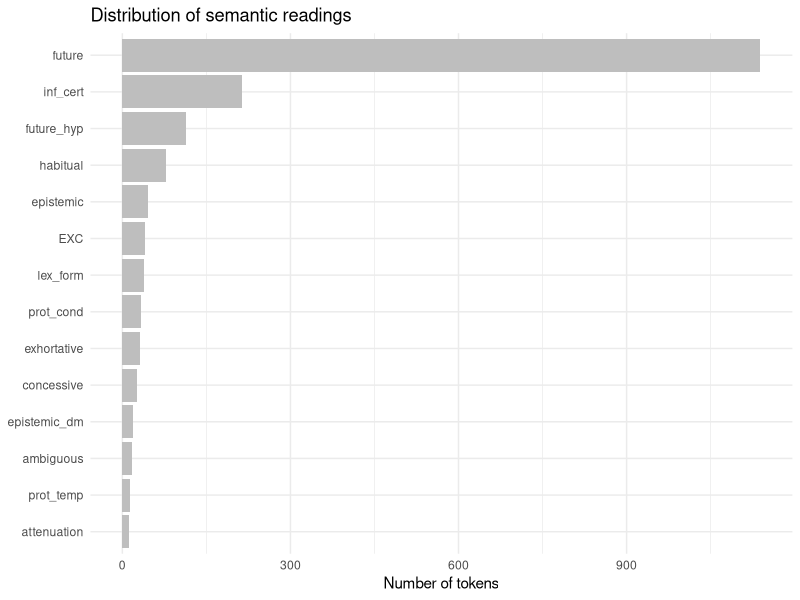
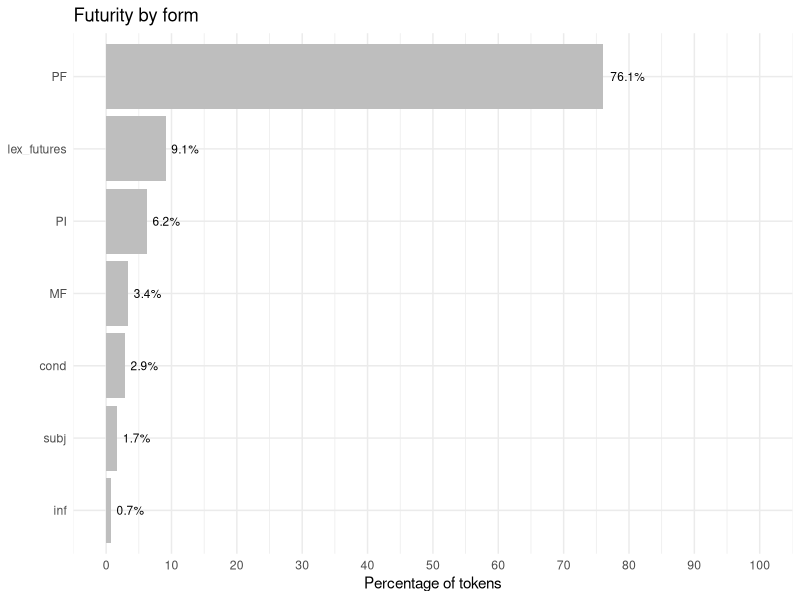
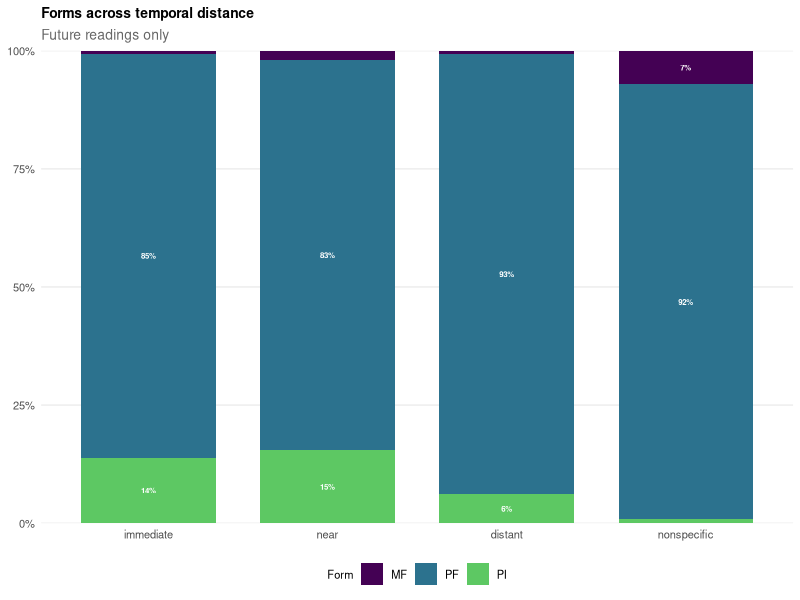
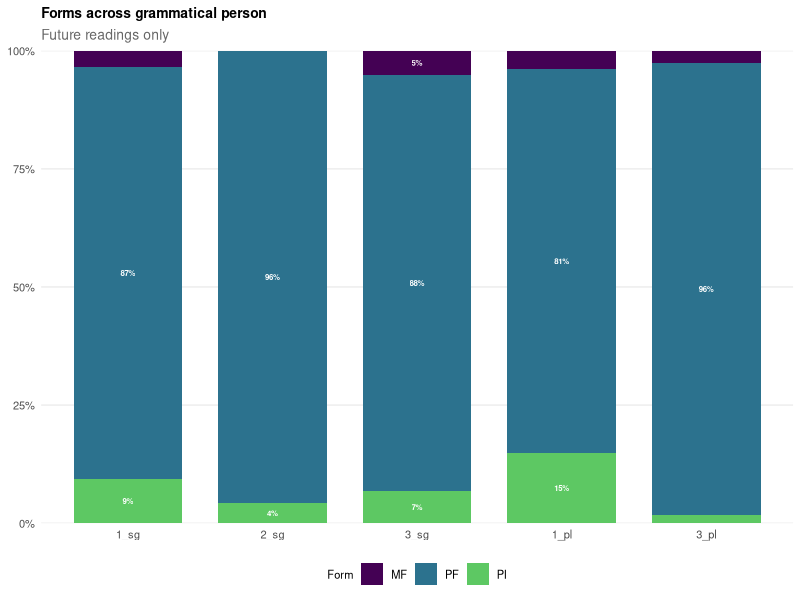
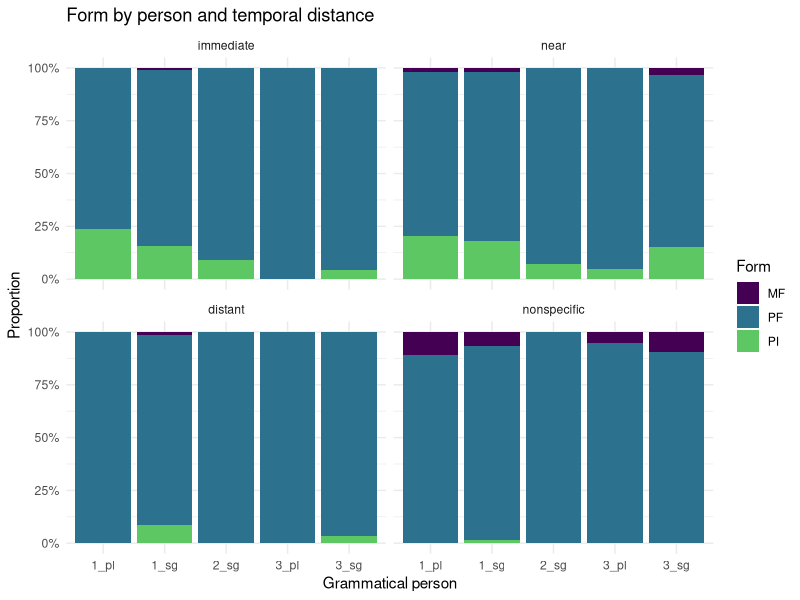

Write R code to recreate these figures, in order.
# ----- Do descriptive stats ---------------------------------------------------
#
# This script contains the code used to do descriptive stats for Study 1.
#
# ------------------------------------------------------------------------------

# ----- 1. Load libraries ------------------------------------------------------
library("here")
library("readxl")
library("tidyverse")
library("dplyr")
library("ggplot2")
library("scales")
# ------------------------------------------------------------------------------



# ----- 2. Load data -----------------------------------------------------------
data_raw <- read_excel(here("study_1", "data", "corpus_bls_raw.xlsx"))
# ------------------------------------------------------------------------------



# ----- 3. Check and tidy data  ------------------------------------------------
# Visualize data
glimpse(data_raw)
head(data_raw)

colnames(data_raw)

# Remove unnecessary columns
data_tidy <- data_raw |>
  select(-c(4, 20))

colnames(data_tidy)
# ------------------------------------------------------------------------------



# ----- 4. Check data distribution: Corpus and Demographics --------------------
# Tokens by corpus
data_tidy |>
  count(corpus)

  # Obs: 
  # Total of 1,821 observations.
  # 1,347 tokens from cesa.
  # 474 tokens from stc.

# Participants by corpus
data_tidy |>
  distinct(corpus, participant) |>
  count(corpus)

# Obs: 
  # Total of 90 participants.
  # 48 from cesa.
  # 42 from stc.

# Age
data_tidy |>
  group_by(corpus, participant) |>
  summarize(age = first(age)) |>
  summarize(
    mean_age = mean(age),
    sd_age   = sd(age),
    min_age  = min(age),
    max_age  = max(age))

  # Obs:
    #   corpus    mean_age    sd_age    min_age    max_age
    #   cesa       24.7        8.18        18        55
    #   stc        29.4        13.3        18        59

# Gender
data_tidy |>
  group_by(participant, corpus) |>
  summarize(gender = first(gender), .groups = "drop") |>
  count(corpus, gender)

  # Obs:
    # cesa = 30 fem, 18 male
    # stc =  24 fem, 18 male

# Bilingualism
data_tidy |>
  group_by(corpus, participant) |>
  summarize(type_bil = first(type_bil), .groups = "drop") |>
  count(corpus, type_bil)

  # Obs:
    # cesa   seq         35
    # cesa   sim         13
    # stc    seq         34
    # stc    sim          8
# ------------------------------------------------------------------------------



# ----- 5. Check data distribution: Semantic reading ---------------------------
# Overall distribution by semantic reading
data_tidy |>
  count(reading, sort = TRUE) |>
  mutate(pct = round(n / sum(n) * 100, 1))


# Plot: Overall distribution by semantic reading
data_tidy |>
  count(reading) |>
  ggplot() +
  aes(x = n, y = reorder(reading, n)) +
  geom_col(fill = "gray") +
  labs(title = "Distribution of semantic readings",
       x = "Number of tokens",
       y = NULL) +
  theme_minimal()

  # Obs/Notes:
    # Almost 69% of the data has a future reading (either purely temporal or 
    #   hypothetical).
    # About 19% of the data has modal readings, including categories within 
    #   epistemic modalities and other (e.g., deontic).
    # About 3% of the data must be excluded (EXC + ambiguous).
    # The rest (~ 9%) is habitual, lexicalized formulae/fixed expressions, and 
    #   PF within the protesis of conditional and temporal sentences.
# ------------------------------------------------------------------------------



# ----- 6. Check data distribution: Futurity reading ---------------------------
# Select futurity reading and create subset
future_readings <- c("future", "future_hyp")

data_futurity_raw <- data_tidy |> 
  filter(reading %in% future_readings)

nrow(data_futurity_raw) 

# See distribution of forms in futurity reading (all coded forms)
data_futurity_raw |>
  count(form) |>
  mutate(pct = round(n / sum(n) * 100, 1)) |>
  arrange(desc(n))

# Collapse lexical futures together and conditional futures together ("recode")
data_futurity_tidy <- data_futurity_raw |>
  mutate(form = fct_recode(form,
                                     "lex_futures" = "querer_inf",
                                     "lex_futures" = "tener_inf",
                                     "lex_futures" = "pensar_inf",
                                     "lex_futures" = "planear_inf",
                                     "lex_futures" = "poder_inf",
                                     "lex_futures" = "querer",
                                     "lex_futures" = "estar_para",
                                     "lex_futures" = "necesitar_inf",
                                     "cond"        = "cond_inf"))

# Table: Futurity by form (with recoded values)
data_futurity_tidy |>
  count(form) |>
  mutate(pct = round(n / sum(n) * 100, 1)) |>
  arrange(desc(n))

# Plot: Futurity by form (with recoded values)
data_futurity_tidy |>
  count(form) |>
  mutate(pct = n / sum(n) * 100) |>
  ggplot(aes(x = pct, y = reorder(form, pct))) +
  geom_col(fill = "gray") +
  geom_text(aes(label = paste0(round(pct, 1), "%")), hjust = -0.2, size = 3) +
  scale_x_continuous(breaks = seq(0, 100, 10), limits = c(0, 100)) +
  labs(title = "Futurity by form",
       x = "Percentage of tokens", y = NULL) +
  theme_minimal()

# Obs:
  # There are 1,254 tokens labeled with either 'future' or 'future_hyp'.
  # Of these, the majority (76%) are PF, followed by lexical futures (9.1%), 
  #   the PI (6.2%) and the MF (3.4%).
  # Around 5-6% of the tokens are other forms (cond., subj., inf.)

# See distribution within futurity: pure futures vs hypothetical futures
data_futurity_tidy |>
  count(reading) |>
  mutate(pct = round(n / sum(n) * 100, 1)) |>
  arrange(desc(n))

data_futurity_tidy |>
  count(form, reading) |>
  mutate(pct = round(n / sum(n) * 100, 1)) |>
  arrange(desc(n))

# Obs:
  # Of the 1,254 tokens labeled with either 'future' or 'future_hyp', most of 
  #   them (~ 91%) are considered temporal futures, whereas 9% are 
  #   hypothetical futures, usually embedded in conditional clauses.
  # While a variety of forms is used to express future-time reference, in this
  #   dataset, only the PF and the MF are used to talk about hypothetical  
  #   futures. Within this specific subtype of future, the most used structure 
  #   is the PF (107 tokens; MF = 7 tokens). Interestingly, no lexical 
  #   futures are used to talk about hypothetical future situations. In the case 
  #   of the PI, that is probably not surprising and generally expected. 


# Table: Use of PF, MF, and PI to express futurity
data_futurity_tidy |>
  filter(form %in% c("PF", "MF", "PI")) |>
  count(form) |>
  mutate(pct = round(n / sum(n) * 100, 1)) |>
  arrange(desc(n))

data_futurity_tidy |>
  filter(form %in% c("PF", "MF", "PI"), reading == "future") |>
  count(form) |>
  mutate(pct = round(n / sum(n) * 100, 1)) |>
  arrange(desc(n))

# Obs:
  # When considering only the PF, MF, and PI, there is a total of 1,074 tokens.
  #   for future-time reference (future and future_hyp). Of these, 953 (88.7%) 
  #   are PF, 78 (or 7.3%) are PI, and 43 (or 4%) are MF. 
  # 180 tokens belong to structures other than the targets of the study.
  # 960 are  temporal futures: 846 PF, 78 PI, 36 MF). 


# Use of PF, MF, and PI by temporal distance and reading
data_futurity_tidy |>
  filter(form %in% c("PF", "MF", "PI")) |>
  count(temp_dist, form, reading) |>
  group_by(temp_dist, reading) |>
  mutate(pct = round(n / sum(n) * 100, 1)) |>
  ungroup() #|>
  #arrange(form, desc(n))

# Obs:
  # All forms have at least 1 token in each specific temporal category..
  # The PF is the form most used to express futurity, regardless of the temporal 
  #   specification.
  # The MF seems to be favored in nonspecific futures (28), followed by near (6),
  #   distant (1) and immediate (1).
  # The PI appears to be favored in near and immediate futures. It is also used 
  #   to a lesser extent, for distant and nonspecific futures. In the case of 
  #   the distant futures, they are most likely scheduled events (graduations, 
  #   birthdays, etc.).
  # Hypothetical futures are always nonspecific and only occur with the PF (105)
  #   and the MF (7).

# Use of PF, MF, and PI by temporal distance (future reading only)
data_futurity_tidy |>
  filter(form %in% c("PF", "MF", "PI")) |>
  filter(reading == "future") |>
  count(temp_dist) |>
  mutate(pct = round(n / sum(n) * 100, 1)) |>
  ungroup()

# Obs:
  # Almost 40% of the futures are nonspecific. This means that the temporal 
  #   reference was not explicit. While it might have been for the interview
  #   participants, it was not for the researchers.
  # Nonspecific futures are followed by near (31.8%) and immediate (15%), and 
  #   finally distant (13.5%) futures.
  # Importantly, some of the tokens coded as nonspecific might be distant, but 
  #   with the information provided in the context, and in the absence of clear 
  #   temporal markers (advs, temporal subordinates, etc.), it is impossible to 
  #   tell.


# Table: PF, MF, and PI across temporal distance (future reading only)
data_futurity_tidy |>
  filter(form %in% c("PF", "MF", "PI")) |>
  filter(reading == "future") |>
  count(temp_dist, form) |>
  group_by(temp_dist) |>
  mutate(pct = round(n / sum(n) * 100, 1)) |>
  ungroup() #|>
  #arrange(form, desc(n))

# Obs:
  # All forms are used for all temporal distance values.
  # Overall, the PF is the preferred form for any temporal distance value. 
  # For all temporally marked events, the PI is used over the MF:
  #   immediate: 13.9 vs 0.7%
  #   near: 15.4 vs 2%
  #   distant: 6.2 vs 0.8% 
  # Conversely, for nonspecific events the MF is employed over the PI (7.3% vs 
  #   0.8%).
  # Again, however, the PF is the preferred form in any case, especially for 
  #   distant (93.1%) and nonspecific events (91.9%).

# Plot: PF, MF, and PI across temporal distance (future reading only)
plot_temp_dist_data <- data_futurity_tidy |>
  filter(form %in% c("PF", "MF", "PI"),
         reading == "future",
         temp_dist %in% c("immediate", "near", "distant", "nonspecific")) |>
  count(temp_dist, form) |>
  group_by(temp_dist) |>
  mutate(pct = n / sum(n) * 100) |>
  ungroup() |>
  mutate(temp_dist = factor(temp_dist,
                            levels = c("immediate", "near", "distant", 
                                       "nonspecific")))

plot_temp_dist_data |>
  ggplot() +
  aes(x = temp_dist, y = pct, fill = form) +
  geom_col(width = 0.75) +
  geom_text(aes(label = ifelse(pct >= 4, paste0(round(pct), "%"), "")),
            position = position_stack(vjust = 0.5),
            color = "white", fontface = "bold", size = 2) +
  scale_fill_viridis_d(end = 0.75) +
  scale_y_continuous(labels = label_percent(scale = 1), expand = c(0, 0)) +
  labs(title = "Forms across temporal distance",
       subtitle = "Future readings only",
       x = NULL, y = NULL, fill = "Form") +
  theme_minimal(base_size = 10) +
  theme(
    panel.grid.major.x = element_blank(),
    panel.grid.minor   = element_blank(),
    plot.title    = element_text(face = "bold", size = 10),
    plot.subtitle = element_text(color = "gray40"),
    legend.position = "bottom",
    legend.title = element_text(size = 8),
    legend.text = element_text(size = 8))

# Table: PF, MF, and PI within grammatical person (future reading only)
data_futurity_tidy |>
  filter(form %in% c("PF", "MF", "PI")) |>
  filter(reading == "future") |>
  count(gram_pers, form) |>
  group_by(gram_pers) |>
  mutate(pct = round(n / sum(n) * 100, 1)) |>
  ungroup() |>
  arrange(form, desc(n))

plot_gram_pers_data <- data_futurity_tidy |>
  filter(form %in% c("PF", "MF", "PI"),
         reading == "future") |>
  count(gram_pers, form) |>
  group_by(gram_pers) |>
  mutate(pct = n / sum(n) * 100) |>
  ungroup() |>
  mutate(gram_pers = factor(gram_pers,
                            levels = c("1_sg", "2_sg", "3_sg", "1_pl", "3_pl")))

plot_gram_pers_data |>
  ggplot() +
  aes(x = gram_pers, y = pct, fill = form) +
  geom_col(width = 0.75) +
  geom_text(aes(label = ifelse(pct >= 4, paste0(round(pct), "%"), "")),
            position = position_stack(vjust = 0.5),
            color = "white", fontface = "bold", size = 2) +
  scale_fill_viridis_d(end = 0.75) +
  scale_y_continuous(labels = label_percent(scale = 1), expand = c(0, 0)) +
  labs(title = "Forms across grammatical person",
       subtitle = "Future readings only",
       x = NULL, y = NULL, fill = "Form") +
  theme_minimal(base_size = 10) +
  theme(
    panel.grid.major.x = element_blank(),
    panel.grid.minor   = element_blank(),
    plot.title    = element_text(face = "bold", size = 10),
    plot.subtitle = element_text(color = "gray40"),
    legend.position = "bottom",
    legend.title = element_text(size = 8),
    legend.text = element_text(size = 8))

# Obs:
  # The percentages are calculated within each grammatical person because of the 
  #   group_by(). This means that, for each person, the MF, PF, PI are added 
  #   together, and each count is expressed as a share of that grammatical 
  #   person's total.
  # All forms are used for all grammatical person values. There are very small 
  #   counts for some combinations of form and grammtical person.
  # The only exception is the 2_pl -- there are no examples as expected.
  # Most of the tokens are in 1_sg, which makes sense given the nature of the 
  #   sociolinguistic interviews.
  # Within each structure, the 1_sg has the most tokens and the 2_sg the least.
  # The PF is by far the most frequent form across all grammatical person values
  #   and accounts approximately for 81-96% of tokens in each case.
  # The PI seem to compete with PF a bit more in the 1_sg.
  # The use of the MF is very limited and never exceeds the 5% for any person. 
  # Importantly, while the 3_sg is essentially PF-dominant, the MF makes its 
  #   strongest showing. Where the first person tends to pull its non-PF share 
  #   toward PI, the 3_sg instead tips a bit more toward MF. This gives the 3_sg 
  #   a somewhat more even split between the PI and the MF. I wonder if this 
  #   observation might be related to the fact that the epistemic MF is typically 
  #   used in the third person, and especially the 3_sg (at least according to 
  #   traditional grammars).


# Table: Grammatical person within form (future reading only)
data_futurity_tidy |>
  filter(form %in% c("PF", "MF", "PI")) |>
  filter(reading == "future") |>
  count(gram_pers, form) |>
  group_by(form) |>
  mutate(pct = round(n / sum(n) * 100, 1)) |>
  ungroup() |>
  arrange(form, desc(n))

# Obs:
  # All forms follow a similar pattern, yet not identical:
  #   PF: 1_sg > 3_sg > 3_pl > 1_pl > 2_sg
  #   MF: 1_sg > 3_sg > 1_pl > 3_pl > 2_sg
  #   MF: 1_sg > 3_sg > 1_pl > 3_pl > 2_sg
  # For the PI, approx. 75% of the data fails within the first person. If the 
  #   grammatical person is considered a marker of certainty, it makes a lot of 
  #   sense. 
  # Interestingly, approx. 55% of the MF tokens are also in the first person. If 
  #   the MF is considered a marker of uncertainty, then this result makes less 
  #   sense. However, it might be that grammatical person/certainty is 
  #   interacting with temporal distance. 

# Temporal distance x Grammatical person
data_futurity_tidy |>
  filter(form %in% c("PF", "MF", "PI"),reading == "future") |>
  count(temp_dist, gram_pers, form) |>
  group_by(temp_dist, gram_pers) |>
  mutate(pct = round(n / sum(n) * 100, 1)) |>
  ungroup() |>
  print(n=44)

data_futurity_tidy |>
  filter(form %in% c("PF", "MF", "PI"),
         reading == "future")|> 
  mutate(temp_dist = factor(temp_dist,
                            levels = c("immediate", "near", "distant", 
                                       "nonspecific"))) |>
  count(temp_dist, gram_pers, form) |>
  ggplot() +
  aes(x = gram_pers, y = n, fill = form) +
  geom_col(position = "fill") +
  facet_wrap(~ temp_dist) +
  scale_fill_viridis_d(end = 0.75) +
  scale_y_continuous(labels = scales::percent) +
  labs(title = "Form by person and temporal distance",
       x = "Grammatical person", y = "Proportion", fill = "Form") +
  theme_minimal()

# Obs:
  # The PI seems to be favored in immediate and near contexts, especially in the
  #   first person. The PI is used to some extent to talk about distant and 
  #   nonspecific events, basically in 1_sg (perhaps adding some certainty to 
  #   it?)
  # The pattern for the MF is almost the opposite. It is near absent in the 
  #   three specific temporal distances, and present when the event is not 
  #   temporally anchored. 
  # The PF is the dominant form throughout.

# Table: verb class (future reading only)
data_futurity_tidy |>
  filter(form %in% c("PF", "MF", "PI")) |>
  filter(reading == "future") |>
  count(verb_class) |>
  mutate(pct = round(n / sum(n) * 100, 1)) |>
  arrange(desc(n))

# Obs:
  # Half of the futurity tokens refer to dynamic (non-motion) verbs.
  # 20% of the tokens refer to motion verbs.
  # Almost 30% refer to verbs denoting state: stative (20%), modal (3.5%), 
  #   psychological (3.2%) and perceptual (2.8%).
  # 0.2% refer to other, which are presumably dynamic verbs.


# Table: PF, MF, and PI across verb class (future reading only)
data_futurity_tidy |>
  filter(form %in% c("PF", "MF", "PI")) |>
  filter(reading == "future") |>
  count(verb_class, form) |>
  group_by(verb_class) |>
  mutate(pct = round(n / sum(n) * 100, 1)) |>
  ungroup() #|>
#arrange(form, desc(n))

# Table: Verb class within form (future reading only)
data_futurity_tidy |>
  filter(form %in% c("PF", "MF", "PI")) |>
  filter(reading == "future") |>
  count(verb_class, form) |>
  group_by(form) |>
  mutate(pct = round(n / sum(n) * 100, 1)) |>
  ungroup() |>
  arrange(form, desc(n))

# Obs:
  # Within each specific form, the MF is favored in verbs denoting states, that 
  #   is, stative (41.7%), modal (8.3%), perception (5.6%), and psychological 
  #   (2.8) verbs. They account for 58.4% of the MF tokens.
  # 25% of the tokens are for dynamic (non-motion) verbs and 16.7 for motion 
  #   verbs.
  # In the case of the PF, almost 70% of the tokens refer to non-states:
  #   dynamic (52%) and motion (17.7%) verbs.
  # As for the PI, almost 90% of the verbs are non-states, especially motion 
  #   (47.4%). Only 11.6% of the PI tokens are states.


# Forms across speakers
total_speakers <- n_distinct(data_futurity_tidy$participant)

data_futurity_tidy |>
  filter(form %in% c("PF", "MF", "PI"), reading == "future") |>
  group_by(form) |>
  summarize(
    num_tokens    = n(),
    num_speakers  = n_distinct(participant),
    pct_speakers = round(100 * num_speakers / total_speakers, 1),
    tokens_per_speaker = round(num_tokens / num_speakers, 1)) |>
  ungroup()

# Obs:
  # MF: 36 tokens produced by 21 speakers (23.9% of speakers in the dataset).
  # PI: 78 tokens produced by 36 speakers (40.9% of speakers in the dataset).
  # PF: 846 tokens produced by 86 speakers (97.7% of speakers in the dataset).
# ------------------------------------------------------------------------------



# ----- 7. Check data distribution: Modal reading ------------------------------
# Select modal readings and create subset
modal_readings <- c("inf_cert", "epistemic", "exhortative", "concessive",
                    "epistemic_dm", "attenuation", "lex_form")

data_modality_raw <- data_tidy |> 
  filter(reading %in% modal_readings)

nrow(data_modality_raw) 

# See distribution of forms in modality reading
data_modality_raw |>
  count(form) |>
  mutate(pct = round(n / sum(n) * 100, 1)) |>
  arrange(desc(n))

# See distribution within modality
data_modality_raw |>
  count(reading) |>
  mutate(pct = round(n / sum(n) * 100, 1)) |>
  arrange(desc(n))

data_modality_raw |>
  count(form, reading) |>
  mutate(pct = round(n / sum(n) * 100, 1)) |>
  arrange(reading)

data_modality_raw |>
  filter(form == "MF") |>
  count(reading) |>
  mutate(pct = round(n / sum(n) * 100, 1))

data_modality_raw |>
  filter(form == "PF") |>
  count(reading) |>
  mutate(pct = round(n / sum(n) * 100, 1))

# Obs:
  # 386 modal tokens: 296 PF (76.7%), 80 MF (20.7%), and 10 PI (2.6%).
  # MF has most modal tokens in the epistemic (53.8%) category, whereas the PF
  #   in the inferred certainty (70.5) category. The PI only is represented in 
  #   the lexicalized formulae category.

# Table: Use of PF and MF to express epistemic modality
epistemic_readings <- c("inf_cert", "epistemic", "epistemic_dm", "attenuation")

data_epistemic_raw <- data_tidy |> 
  filter(reading %in% epistemic_readings)

nrow(data_epistemic_raw)

data_epistemic_raw |>
  count(form) |>
  mutate(pct = round(n / sum(n) * 100, 1))

data_epistemic_raw |>
  count(reading) |>
  mutate(pct = round(n / sum(n) * 100, 1)) |>
  arrange(desc(n))

data_epistemic_raw |>
  count(form, reading) |>
  mutate(pct = round(n / sum(n) * 100, 1)) |>
  arrange(reading)

data_epistemic_raw |>
  count(form, reading) |>
  group_by(form) |>
  mutate(pct = round(n / sum(n) * 100, 1)) |>
  ungroup() |>
  select(form, reading, pct) |>
  pivot_wider(names_from = reading, values_from = pct, values_fill = 0)

data_epistemic_raw |>
  count(form, reading) |>
  group_by(reading) |> 
  mutate(pct = round(n / sum(n) * 100, 1)) |>
  ungroup() |>
  select(form, reading, pct) |>
  pivot_wider(names_from = reading, values_from = pct, values_fill = 0)

# Obs:
  # 290 epistemic tokens: 223 PF (76.9%), and 57 MF (23.1%).
  # Most of the epistemic tokens are inferred certainty (73.4%) followed by 
  #   present probability (15.9%).
  # MF has most modal tokens in the epistemic (64.2% out of the MF total) 
  #   category, whereas the PF in the inferred certainty (93.1 out of the PF 
  #   total) category. 
  # To express attentuation (66.7%), present probability (93.5%), and other 
  #   sort of epistemic modality via discourse markers (63.3%), the preferred 
  #   form seems to be the MF. Conversely, the PF is almost the only one used 
  #   for inferred certainty (98.2%).

# Use of PF and MF by verb class (epistemic modality only)
data_epistemic_raw |>
  count(form, verb_class) |>
  group_by(form) |>
  mutate(pct = round(n / sum(n) * 100, 1)) |>
  ungroup() |>
  select(form, verb_class, pct) |>
  pivot_wider(names_from = verb_class, values_from = pct, values_fill = 0)

# Obs:
  # The epistemic MF is mainly used with states (67.2%), while the PF with 
  #   dynamic verbs (49.1%), followed by states (42,8%).

# Use of PF and MF by bilingualism (epistemic modality only)
data_epistemic_raw |>
  count(form, type_bil) |>
  group_by(form) |>
  mutate(pct = round(n / sum(n) * 100, 1)) |>
  ungroup() |>
  select(form, type_bil, pct) |>
  pivot_wider(names_from = type_bil, values_from = pct, values_fill = 0)

# Use of PF and MF by bilingualism and reading (epistemic modality only)
data_epistemic_raw |>
  count(form, reading, type_bil) |>
  group_by(form, reading) |>
  mutate(pct = round(n / sum(n) * 100, 1)) |>
  ungroup() |>
  select(form, reading, type_bil, pct) |> 
  pivot_wider(names_from = type_bil, values_from = pct, values_fill = 0)

# Obs:
  # Most MF and PF epistemic tokens are produced by sequential bilinguals. No 
  #   surprise here, since most participants are sequential bilinguals. 

# Use of PF and MF by adverb (epistemic modality only)
data_epistemic_raw |>
  count(form, adv_spec) |>
  group_by(form) |>
  mutate(pct = round(n / sum(n) * 100, 1)) |>
  ungroup() |>
  select(form, adv_spec, pct) |>
  pivot_wider(names_from = adv_spec, values_from = pct, values_fill = 0)

# Obs: Most tokens have no adverb. 
# ------------------------------------------------------------------------------



# ----- 8. Check data distribution: tables for futurity and epistemicity -------
# Define the analysis set for temporal futures (excluding future_hyp)
futurity_set <- data_futurity_tidy |>
  filter(form %in% c("PF", "MF", "PI"), reading == "future") |>
  droplevels()

nrow(futurity_set)

# Table: distributions of tokens per speaker + summary of distribution
futurity_set |>
  count(participant, name = "n_tokens") |>
  arrange(n_tokens) |>
  print(n = 86)

futurity_set |>
  count(participant, name = "num_tokens") |>
  summarise(
    num_speakers   = n(),
    min = min(num_tokens), median = median(num_tokens),
    mean = mean(num_tokens), max = max(num_tokens))

# Table: form by temporal distance (futurity)
futurity_set |>
  count(form, temp_dist) |>
  pivot_wider(names_from = temp_dist, values_from = n, values_fill = 0)

# Table: form by grammatical person (futurity)
futurity_set |>
  count(form, gram_pers) |>
  pivot_wider(names_from = gram_pers, values_from = n, values_fill = 0)

# Table: form by verb class (futurity)
futurity_set |>
  count(form, verb_class) |>
  pivot_wider(names_from = verb_class, values_from = n, values_fill = 0)

# Table: form by grammatical person and temporal distance (futurity)
futurity_set |>
  mutate(temp_dist = factor(temp_dist,
                            levels = c("immediate", "near", "distant", "nonspecific"))) |>
  count(form, gram_pers, temp_dist) |>
  pivot_wider(names_from = temp_dist, values_from = n, values_fill = 0,
              names_sort = TRUE) |>
  arrange(form, gram_pers)


# Define the analysis set for epistemic modality 
epistemic_set <- c("inf_cert", "epistemic", "epistemic_dm", "attenuation")

epistemic_set <- data_tidy |>
  filter(reading %in% c("inf_cert", "epistemic", "epistemic_dm", "attenuation")) |>
  droplevels()

nrow(epistemic_set)

# Table: distributions of tokens per speaker + summary of distribution
epistemic_set |>
  count(participant, name = "n_tokens") |>
  arrange(n_tokens) |>
  print(n = 71)

epistemic_set |>
  count(participant, name = "num_tokens") |>
  summarise(
    num_speakers   = n(),
    min = min(num_tokens), median = median(num_tokens),
    mean = mean(num_tokens), max = max(num_tokens))

# Table: form by reading (epistemicity)
epistemic_set |>
  count(form, reading) |>
  pivot_wider(names_from = reading, values_from = n, values_fill = 0)

# Table: form by verb class (epistemicity)
epistemic_set |>
  count(form, verb_class) |>
  pivot_wider(names_from = verb_class, values_from = n, values_fill = 0)

# Table: form by bilingualism (epistemicity)
epistemic_set |>
  count(form, type_bil) |>
  pivot_wider(names_from = type_bil, values_from = n, values_fill = 0)

# Table: form by verb class and reading (epistemicity)
epistemic_set |>
  count(form, type_bil, reading) |>
  pivot_wider(names_from = reading, values_from = n, values_fill = 0,
              names_sort = TRUE) |>
  arrange(form, type_bil)





# ------------------------------------------------------------------------------
